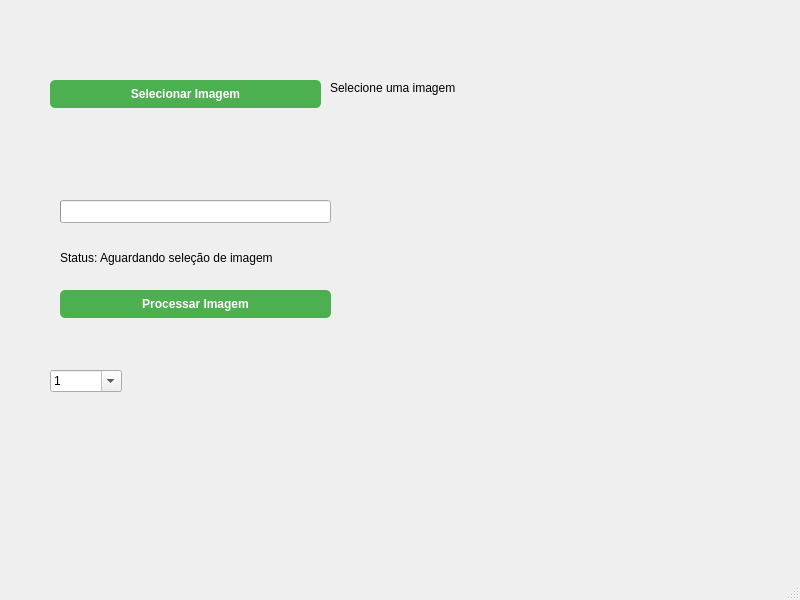
<?xml version="1.0" encoding="UTF-8"?>
<ui version="4.0">
 <class>MainWindow</class>
 <widget class="QMainWindow" name="MainWindow">
  <property name="geometry">
   <rect>
    <x>0</x>
    <y>0</y>
    <width>800</width>
    <height>600</height>
   </rect>
  </property>
  <property name="windowTitle">
   <string>RealESRGAN</string>
  </property>
  <widget class="QWidget" name="centralwidget">
   <widget class="QPushButton" name="select_image_button">
    <property name="geometry">
     <rect>
      <x>50</x>
      <y>80</y>
      <width>271</width>
      <height>28</height>
     </rect>
    </property>
    <property name="text">
     <string>Selecionar Imagem</string>
    </property>
    <property name="styleSheet">
     <string>background-color: #4CAF50; color: white; font-weight: bold; border-radius: 5px;</string>
    </property>
   </widget>
   <widget class="QPushButton" name="process_image_button">
    <property name="geometry">
     <rect>
      <x>60</x>
      <y>290</y>
      <width>271</width>
      <height>28</height>
     </rect>
    </property>
    <property name="text">
     <string>Processar Imagem</string>
    </property>
    <property name="styleSheet">
     <string>background-color: #4CAF50; color: white; font-weight: bold; border-radius: 5px;</string>
    </property>
   </widget>
   <widget class="QLabel" name="image_path">
    <property name="geometry">
     <rect>
      <x>330</x>
      <y>80</y>
      <width>431</width>
      <height>16</height>
     </rect>
    </property>
    <property name="text">
     <string>Selecione uma imagem</string>
    </property>
   </widget>
   <widget class="QComboBox" name="scale_combobox">
    <property name="geometry">
     <rect>
      <x>50</x>
      <y>370</y>
      <width>73</width>
      <height>22</height>
     </rect>
    </property>
    <property name="editable">
     <bool>true</bool>
    </property>
    <property name="currentText">
     <string>1</string>
    </property>
    <property name="maxVisibleItems">
     <number>4</number>
    </property>
    <property name="sizeAdjustPolicy">
     <enum>QComboBox::AdjustToContents</enum>
    </property>
   </widget>
   <widget class="QProgressBar" name="progress_bar">
    <property name="geometry">
     <rect>
      <x>60</x>
      <y>200</y>
      <width>271</width>
      <height>23</height>
     </rect>
    </property>
    <property name="minimum">
     <number>0</number>
    </property>
    <property name="maximum">
     <number>100</number>
    </property>
    <property name="textVisible">
     <bool>true</bool>
    </property>
   </widget>
   <widget class="QLabel" name="status_label">
    <property name="geometry">
     <rect>
      <x>60</x>
      <y>250</y>
      <width>271</width>
      <height>16</height>
     </rect>
    </property>
    <property name="text">
     <string>Status: Aguardando seleção de imagem</string>
    </property>
   </widget>
  </widget>
  <widget class="QMenuBar" name="menubar">
   <property name="geometry">
    <rect>
     <x>0</x>
     <y>0</y>
     <width>800</width>
     <height>26</height>
    </rect>
   </property>
  </widget>
  <widget class="QStatusBar" name="statusbar"/>
 </widget>
 <resources/>
 <connections/>
</ui>
